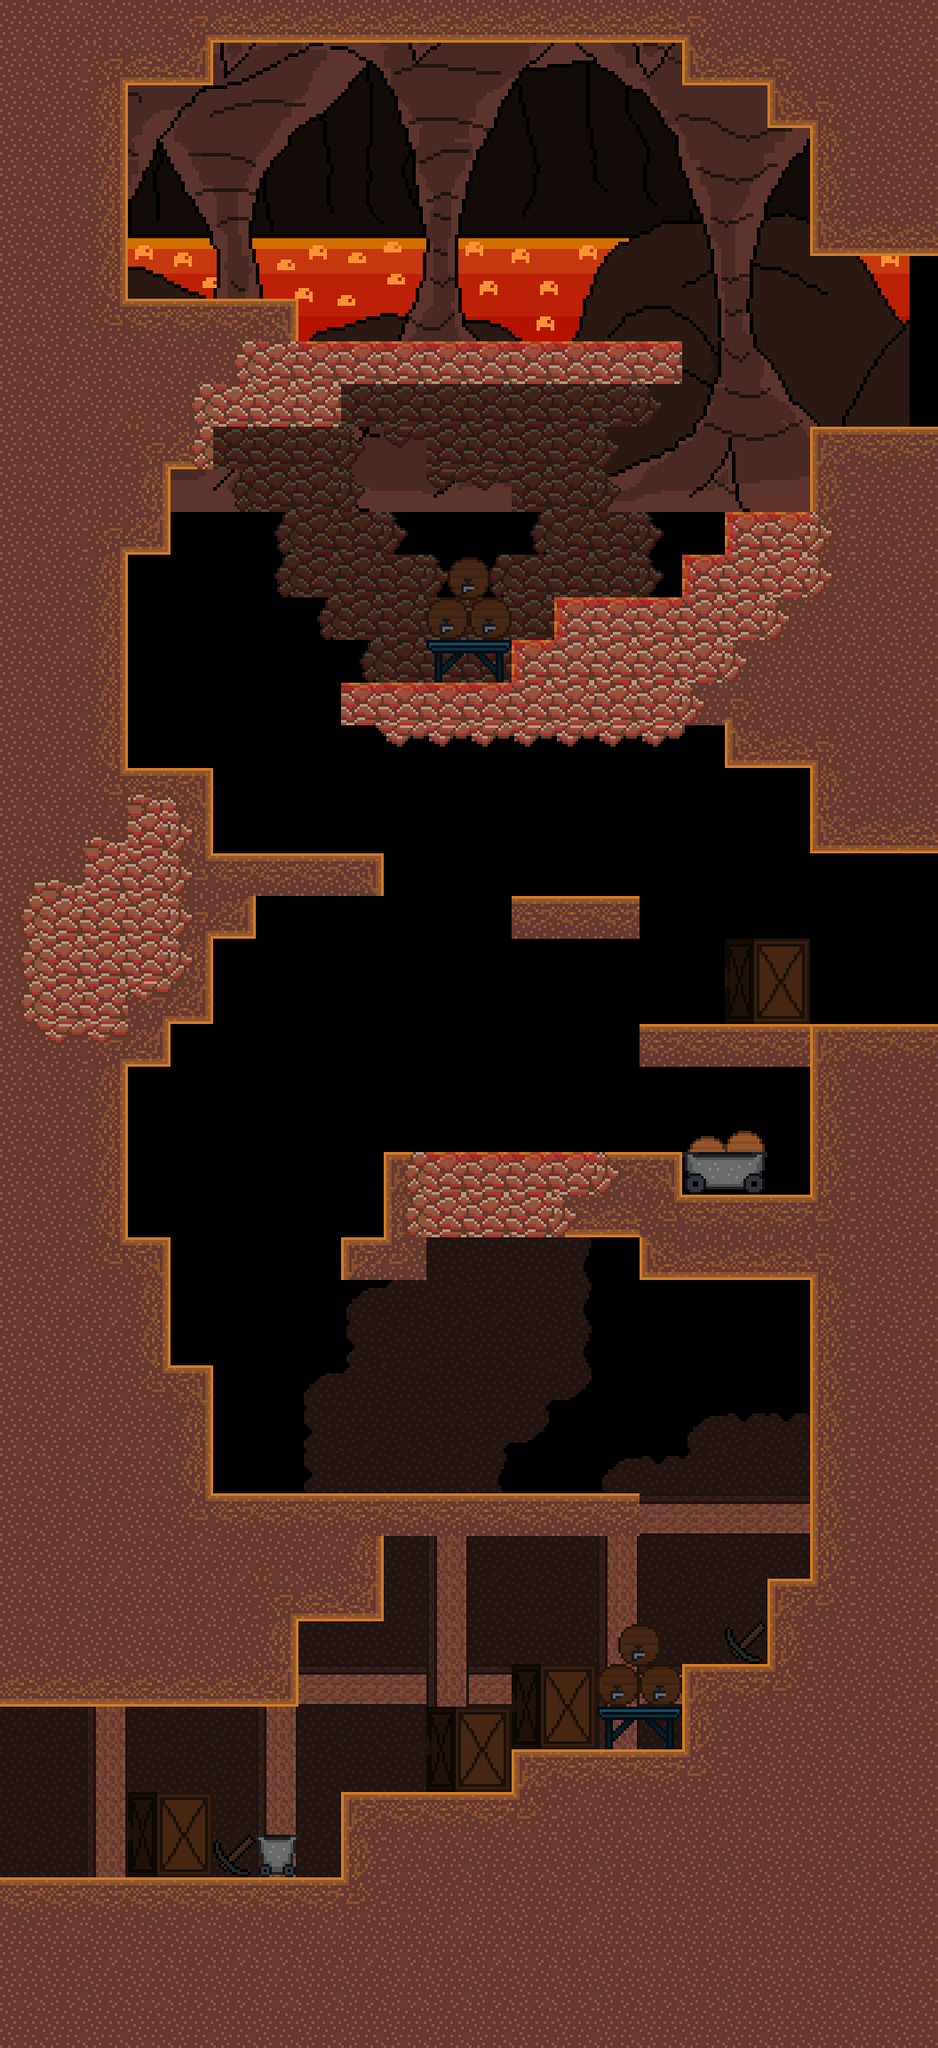

This is a level from a 2D game, rendered from its Tiled map with the project's own tilesets. A one-line summary and the map file follow, with tile-layer data summarised:
An orthogonal 22x48 tile map with 48x48 px tiles, 2 tile layers (back_tiles, front), 3 tilesets, 3 image layers and 54 objects (3x EnemyGroundedElemental, 3x EnemyFlyingElemental, HazardLavaWaterfall, HealthChargePickup).

<map version="1.4" tiledversion="1.4.2" orientation="orthogonal" renderorder="right-down" width="22" height="48" tilewidth="48" tileheight="48" infinite="0" nextlayerid="21" nextobjectid="122">
 <tileset firstgid="1" name="tileset01" tilewidth="48" tileheight="48" tilecount="176" columns="16">
  <image source="tilesets/tileset01.png" width="768" height="528" />
 </tileset>
 <tileset firstgid="177" name="tileset02" tilewidth="48" tileheight="48" tilecount="121" columns="11">
  <image source="tilesets/tileset02.png" width="528" height="528" />
 </tileset>
 <tileset firstgid="298" name="objects" tilewidth="48" tileheight="48" tilecount="64" columns="8">
  <image source="objects.png" width="384" height="384" />
 </tileset>
 <imagelayer id="17" name="Image Layer 1">
  <image source="Backgrounds/fire_back.png" width="1024" height="576" />
 </imagelayer>
 <imagelayer id="18" name="Image Layer 2">
  <image source="Backgrounds/fire_far.png" width="1024" height="576" />
 </imagelayer>
 <imagelayer id="19" name="Image Layer 3">
  <image source="Backgrounds/fire_front.png" width="1024" height="576" />
 </imagelayer>
 <layer id="11" name="back_tiles" width="22" height="48">
  <properties>
   <property name="tileset" type="int" value="1" />
  </properties>
  <data>[1056 cells, 705 non-empty, 28 distinct tile ids]</data>
 </layer>
 <layer id="12" name="front" width="22" height="48">
  <properties>
   <property name="tileset" type="int" value="1" />
  </properties>
  <data>[1056 cells, 97 non-empty, 26 distinct tile ids]</data>
 </layer>
 <objectgroup color="#aa00ff" id="20" name="checkpoints">
  <properties>
   <property name="room_id" type="int" value="12" />
   <property name="x" type="int" value="240" />
   <property name="y" type="int" value="192" />
  </properties>
  <object id="121" x="384" y="432" width="384" height="336">
   <properties>
    <property name="room_id" type="int" value="12" />
    <property name="x" type="int" value="96" />
    <property name="y" type="int" value="240" />
   </properties>
  </object>
 </objectgroup>
 <objectgroup color="#ffaa00" id="16" name="spawnpoints">
  <object id="99" x="1008" y="288" width="48" height="48">
   <properties>
    <property name="id" type="int" value="2" />
   </properties>
  </object>
  <object id="105" x="0" y="1920" width="48" height="48">
   <properties>
    <property name="id" type="int" value="0" />
   </properties>
  </object>
  <object id="106" x="1008" y="960" width="48" height="48">
   <properties>
    <property name="id" type="int" value="1" />
   </properties>
  </object>
 </objectgroup>
 <objectgroup id="14" name="objects">
  <object id="113" type="HazardLavaWaterfall" gid="306" x="480" y="1680" width="144" height="288" />
  <object id="114" type="EnemyGroundedElemental" gid="314" x="576" y="1296" width="48" height="48" />
  <object id="115" type="EnemyFlyingElemental" gid="315" x="672" y="1152" width="48" height="48" />
  <object id="116" type="EnemyFlyingElemental" gid="315" x="480" y="192" width="48" height="48" />
  <object id="117" type="EnemyFlyingElemental" gid="315" x="288" y="192" width="48" height="48" />
  <object id="118" type="EnemyGroundedElemental" gid="314" x="384" y="384" width="48" height="48" />
  <object id="119" type="EnemyGroundedElemental" gid="314" x="480" y="384" width="48" height="48" />
  <object id="120" type="HealthChargePickup" gid="303" x="192" y="288" width="48" height="48">
   <properties>
    <property name="id" type="int" value="5" />
    <property name="lore" type="int" value="10" />
    <property name="text" value="we need balance to keep this world safe" />
   </properties>
  </object>
 </objectgroup>
 <objectgroup color="#0000ff" id="13" name="walls">
  <object id="3" x="144" y="0" width="768" height="48" />
  <object id="24" x="912" y="0" width="144" height="288" />
  <object id="43" x="576" y="720" width="336" height="48" />
  <object id="47" x="864" y="96" width="48" height="48" />
  <object id="48" x="912" y="480" width="144" height="480" />
  <object id="49" x="144" y="48" width="96" height="48" />
  <object id="50" x="144" y="528" width="48" height="96" />
  <object id="51" x="144" y="336" width="96" height="192" />
  <object id="52" x="768" y="48" width="144" height="48" />
  <object id="53" x="384" y="768" width="528" height="48" />
  <object id="54" x="768" y="624" width="144" height="48" />
  <object id="55" x="624" y="672" width="288" height="48" />
  <object id="56" x="0" y="0" width="144" height="1920" />
  <object id="60" x="288" y="960" width="144" height="48" />
  <object id="61" x="240" y="960" width="48" height="96" />
  <object id="62" x="816" y="816" width="96" height="48" />
  <object id="64" x="576" y="1008" width="144" height="48" />
  <object id="67" x="720" y="1152" width="192" height="48" />
  <object id="68" x="720" y="1296" width="48" height="48" />
  <object id="69" x="144" y="1152" width="48" height="48" />
  <object id="70" x="144" y="864" width="96" height="288" />
  <object id="71" x="144" y="1392" width="48" height="144" />
  <object id="72" x="384" y="1392" width="96" height="48" />
  <object id="74" x="432" y="1296" width="288" height="96" />
  <object id="75" x="144" y="1536" width="96" height="144" />
  <object id="78" x="720" y="1344" width="192" height="96" />
  <object id="81" x="912" y="1152" width="144" height="960" />
  <object id="82" x="0" y="2112" width="1056" height="192" />
  <object id="86" x="384" y="2016" width="192" height="96" />
  <object id="87" x="576" y="1968" width="192" height="144" />
  <object id="88" x="432" y="1680" width="288" height="48" />
  <object id="89" x="144" y="1680" width="288" height="144" />
  <object id="90" x="144" y="1824" width="192" height="96" />
  <object id="91" x="864" y="1776" width="48" height="336" />
  <object id="93" x="768" y="1872" width="96" height="240" />
  <object id="101" x="816" y="576" width="96" height="48" />
  <object id="110" x="240" y="336" width="96" height="144" />
  <object id="111" x="336" y="384" width="48" height="96" />
  <object id="112" x="384" y="384" width="384" height="48" />
 </objectgroup>
 <objectgroup color="#00ff00" id="15" name="doors">
  <object id="100" x="1104" y="288" width="48" height="192">
   <properties>
    <property name="horizontal" type="bool" value="false" />
    <property name="id_point" type="int" value="0" />
    <property name="id_room" type="int" value="14" />
   </properties>
  </object>
  <object id="104" x="-96" y="1920" width="48" height="192">
   <properties>
    <property name="horizontal" type="bool" value="false" />
    <property name="id_point" type="int" value="1" />
    <property name="id_room" type="int" value="10" />
   </properties>
  </object>
  <object id="107" x="1104" y="960" width="48" height="192">
   <properties>
    <property name="horizontal" type="bool" value="false" />
    <property name="id_point" type="int" value="0" />
    <property name="id_room" type="int" value="13" />
   </properties>
  </object>
 </objectgroup>
</map>
